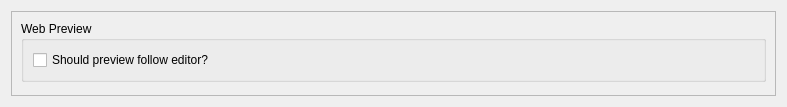
<?xml version="1.0" encoding="UTF-8"?>
<ui version="4.0">
 <class>PreviewPage</class>
 <widget class="QWidget" name="PreviewPage">
  <property name="geometry">
   <rect>
    <x>0</x>
    <y>0</y>
    <width>787</width>
    <height>107</height>
   </rect>
  </property>
  <property name="windowTitle">
   <string>Form</string>
  </property>
  <layout class="QVBoxLayout" name="verticalLayout_3">
   <item>
    <widget class="QScrollArea" name="m_scrollArea">
     <property name="sizeAdjustPolicy">
      <enum>QAbstractScrollArea::SizeAdjustPolicy::AdjustToContentsOnFirstShow</enum>
     </property>
     <property name="widgetResizable">
      <bool>true</bool>
     </property>
     <property name="alignment">
      <set>Qt::AlignmentFlag::AlignLeading|Qt::AlignmentFlag::AlignLeft|Qt::AlignmentFlag::AlignTop</set>
     </property>
     <widget class="QWidget" name="m_scrollAreaWidgetContents">
      <property name="geometry">
       <rect>
        <x>0</x>
        <y>0</y>
        <width>775</width>
        <height>76</height>
       </rect>
      </property>
      <property name="sizePolicy">
       <sizepolicy hsizetype="Expanding" vsizetype="Fixed">
        <horstretch>0</horstretch>
        <verstretch>0</verstretch>
       </sizepolicy>
      </property>
      <layout class="QVBoxLayout" name="verticalLayout_2">
       <item>
        <widget class="QGroupBox" name="m_followGroup">
         <property name="sizePolicy">
          <sizepolicy hsizetype="Preferred" vsizetype="Fixed">
           <horstretch>0</horstretch>
           <verstretch>0</verstretch>
          </sizepolicy>
         </property>
         <property name="title">
          <string>Web Preview</string>
         </property>
         <layout class="QVBoxLayout" name="verticalLayout">
          <item>
           <widget class="QCheckBox" name="m_follow">
            <property name="text">
             <string>Should preview follow editor?</string>
            </property>
           </widget>
          </item>
         </layout>
        </widget>
       </item>
      </layout>
     </widget>
    </widget>
   </item>
  </layout>
 </widget>
 <resources/>
 <connections/>
</ui>
